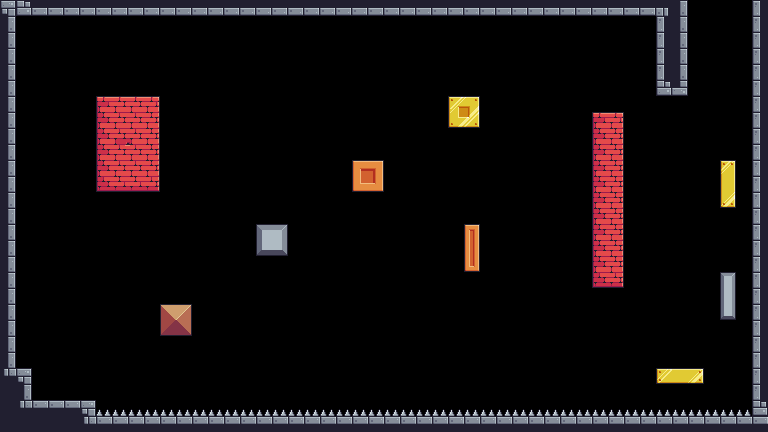

This is a level from a 2D game, rendered from its Tiled map with the project's own tilesets. A one-line summary and the complete map file follow:
An orthogonal 48x27 tile map with 16x16 px tiles, 1 tile layer (Capa de patrones 1).

<map version="1.8" tiledversion="1.8.0" orientation="orthogonal" renderorder="right-down" width="48" height="27" tilewidth="16" tileheight="16" infinite="0" nextlayerid="2" nextobjectid="1">
 <editorsettings>
  <export target="5.csv" format="csv" />
 </editorsettings>
 <tileset firstgid="1" source="../terrain.tsx" />
 <layer id="1" name="Capa de patrones 1" width="48" height="27">
  <data encoding="csv">
3,45,46,46,46,46,46,46,46,46,46,46,46,46,46,46,46,46,46,46,46,46,46,46,46,46,46,46,46,46,46,46,46,46,46,46,46,46,46,46,46,5,25,0,0,0,0,23,
25,0,0,0,0,0,0,0,0,0,0,0,0,0,0,0,0,0,0,0,0,0,0,0,0,0,0,0,0,0,0,0,0,0,0,0,0,0,0,0,0,23,25,0,0,0,0,23,
25,0,0,0,0,0,0,0,0,0,0,0,0,0,0,0,0,0,0,0,0,0,0,0,0,0,0,0,0,0,0,0,0,0,0,0,0,0,0,0,0,23,25,0,0,0,0,23,
25,0,0,0,0,0,0,0,0,0,0,0,0,0,0,0,0,0,0,0,0,0,0,0,0,0,0,0,0,0,0,0,0,0,0,0,0,0,0,0,0,23,25,0,0,0,0,23,
25,0,0,0,0,0,0,0,0,0,0,0,0,0,0,0,0,0,0,0,0,0,0,0,0,0,0,0,0,0,0,0,0,0,0,0,0,0,0,0,0,23,25,0,0,0,0,23,
25,0,0,0,0,0,0,0,0,0,0,0,0,0,0,0,0,0,0,0,0,0,0,0,0,0,0,0,0,0,0,0,0,0,0,0,0,0,0,0,0,45,47,0,0,0,0,23,
25,0,0,0,0,0,106,107,107,108,0,0,0,0,0,0,0,0,0,0,0,0,0,0,0,0,0,0,217,218,0,0,0,0,0,0,0,0,0,0,0,0,0,0,0,0,0,23,
25,0,0,0,0,0,128,129,129,130,0,0,0,0,0,0,0,0,0,0,0,0,0,0,0,0,0,0,239,240,0,0,0,0,0,0,0,106,108,0,0,0,0,0,0,0,0,23,
25,0,0,0,0,0,128,109,110,130,0,0,0,0,0,0,0,0,0,0,0,0,0,0,0,0,0,0,0,0,0,0,0,0,0,0,0,128,130,0,0,0,0,0,0,0,0,23,
25,0,0,0,0,0,128,131,132,130,0,0,0,0,0,0,0,0,0,0,0,0,0,0,0,0,0,0,0,0,0,0,0,0,0,0,0,128,130,0,0,0,0,0,0,0,0,23,
25,0,0,0,0,0,128,129,129,130,0,0,0,0,0,0,0,0,0,0,0,0,212,213,0,0,0,0,0,0,0,0,0,0,0,0,0,128,130,0,0,0,0,0,0,197,0,23,
25,0,0,0,0,0,150,151,151,152,0,0,0,0,0,0,0,0,0,0,0,0,234,235,0,0,0,0,0,0,0,0,0,0,0,0,0,128,130,0,0,0,0,0,0,219,0,23,
25,0,0,0,0,0,0,0,0,0,0,0,0,0,0,0,0,0,0,0,0,0,0,0,0,0,0,0,0,0,0,0,0,0,0,0,0,128,130,0,0,0,0,0,0,241,0,23,
25,0,0,0,0,0,0,0,0,0,0,0,0,0,0,0,0,0,0,0,0,0,0,0,0,0,0,0,0,0,0,0,0,0,0,0,0,128,130,0,0,0,0,0,0,0,0,23,
25,0,0,0,0,0,0,0,0,0,0,0,0,0,0,0,124,125,0,0,0,0,0,0,0,0,0,0,0,192,0,0,0,0,0,0,0,128,130,0,0,0,0,0,0,0,0,23,
25,0,0,0,0,0,0,0,0,0,0,0,0,0,0,0,146,147,0,0,0,0,0,0,0,0,0,0,0,214,0,0,0,0,0,0,0,128,130,0,0,0,0,0,0,0,0,23,
25,0,0,0,0,0,0,0,0,0,0,0,0,0,0,0,0,0,0,0,0,0,0,0,0,0,0,0,0,236,0,0,0,0,0,0,0,128,130,0,0,0,0,0,0,0,0,23,
25,0,0,0,0,0,0,0,0,0,0,0,0,0,0,0,0,0,0,0,0,0,0,0,0,0,0,0,0,0,0,0,0,0,0,0,0,150,152,0,0,0,0,0,0,104,0,23,
25,0,0,0,0,0,0,0,0,0,0,0,0,0,0,0,0,0,0,0,0,0,0,0,0,0,0,0,0,0,0,0,0,0,0,0,0,0,0,0,0,0,0,0,0,126,0,23,
25,0,0,0,0,0,0,0,0,0,36,37,0,0,0,0,0,0,0,0,0,0,0,0,0,0,0,0,0,0,0,0,0,0,0,0,0,0,0,0,0,0,0,0,0,148,0,23,
25,0,0,0,0,0,0,0,0,0,58,59,0,0,0,0,0,0,0,0,0,0,0,0,0,0,0,0,0,0,0,0,0,0,0,0,0,0,0,0,0,0,0,0,0,0,0,23,
25,0,0,0,0,0,0,0,0,0,0,0,0,0,0,0,0,0,0,0,0,0,0,0,0,0,0,0,0,0,0,0,0,0,0,0,0,0,0,0,0,0,0,0,0,0,0,23,
25,0,0,0,0,0,0,0,0,0,0,0,0,0,0,0,0,0,0,0,0,0,0,0,0,0,0,0,0,0,0,0,0,0,0,0,0,0,0,0,0,0,0,0,0,0,0,23,
26,3,0,0,0,0,0,0,0,0,0,0,0,0,0,0,0,0,0,0,0,0,0,0,0,0,0,0,0,0,0,0,0,0,0,0,0,0,0,0,0,194,195,196,0,0,0,23,
24,25,0,0,0,0,0,0,0,0,0,0,0,0,0,0,0,0,0,0,0,0,0,0,0,0,0,0,0,0,0,0,0,0,0,0,0,0,0,0,0,0,0,0,0,0,0,23,
24,26,2,2,2,3,22,22,22,22,22,22,22,22,22,22,22,22,22,22,22,22,22,22,22,22,22,22,22,22,22,22,22,22,22,22,22,22,22,22,22,22,22,22,22,22,22,45,
24,24,24,24,24,26,2,2,2,2,2,2,2,2,2,2,2,2,2,2,2,2,2,2,2,2,2,2,2,2,2,2,2,2,2,2,2,2,2,2,2,2,2,2,2,2,2,2
</data>
 </layer>
</map>
